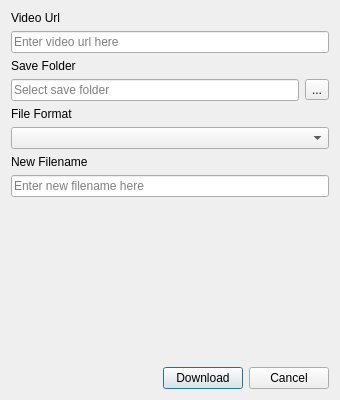
<?xml version="1.0" encoding="UTF-8"?>
<ui version="4.0">
 <class>DownloadDialog</class>
 <widget class="QDialog" name="DownloadDialog">
  <property name="geometry">
   <rect>
    <x>0</x>
    <y>0</y>
    <width>340</width>
    <height>400</height>
   </rect>
  </property>
  <property name="minimumSize">
   <size>
    <width>340</width>
    <height>400</height>
   </size>
  </property>
  <property name="maximumSize">
   <size>
    <width>340</width>
    <height>400</height>
   </size>
  </property>
  <property name="windowTitle">
   <string>Download</string>
  </property>
  <layout class="QVBoxLayout" name="verticalLayout">
   <item>
    <widget class="QLabel" name="lblVideoUrl">
     <property name="text">
      <string>Video Url</string>
     </property>
    </widget>
   </item>
   <item>
    <widget class="QLineEdit" name="txtVideoUrl">
     <property name="maximumSize">
      <size>
       <width>16777215</width>
       <height>16777215</height>
      </size>
     </property>
     <property name="placeholderText">
      <string>Enter video url here</string>
     </property>
    </widget>
   </item>
   <item>
    <widget class="QLabel" name="lblSaveFolder">
     <property name="text">
      <string>Save Folder</string>
     </property>
    </widget>
   </item>
   <item>
    <layout class="QHBoxLayout" name="horizontalLayout">
     <item>
      <widget class="QLineEdit" name="txtSaveFolder">
       <property name="readOnly">
        <bool>true</bool>
       </property>
       <property name="placeholderText">
        <string>Select save folder</string>
       </property>
      </widget>
     </item>
     <item>
      <widget class="QToolButton" name="btnSelectSaveFolder">
       <property name="toolTip">
        <string>Select Save Folder</string>
       </property>
       <property name="text">
        <string>...</string>
       </property>
      </widget>
     </item>
    </layout>
   </item>
   <item>
    <widget class="QLabel" name="lblFileFormat">
     <property name="text">
      <string>File Format</string>
     </property>
    </widget>
   </item>
   <item>
    <widget class="QComboBox" name="cmbFileFormat">
     <property name="placeholderText">
      <string>Select file format</string>
     </property>
     <item>
      <property name="text">
       <string>MP4</string>
      </property>
     </item>
     <item>
      <property name="text">
       <string>WEBM</string>
      </property>
     </item>
     <item>
      <property name="text">
       <string>MP3</string>
      </property>
     </item>
     <item>
      <property name="text">
       <string>OPUS</string>
      </property>
     </item>
     <item>
      <property name="text">
       <string>FLAC</string>
      </property>
     </item>
     <item>
      <property name="text">
       <string>WAV</string>
      </property>
     </item>
    </widget>
   </item>
   <item>
    <widget class="QLabel" name="lblNewFIlename">
     <property name="text">
      <string>New Filename</string>
     </property>
    </widget>
   </item>
   <item>
    <widget class="QLineEdit" name="txtNewFilename">
     <property name="placeholderText">
      <string>Enter new filename here</string>
     </property>
    </widget>
   </item>
   <item>
    <widget class="QLabel" name="lblError">
     <property name="styleSheet">
      <string notr="true">QLabel { color: rgb(250, 71, 55); }</string>
     </property>
     <property name="text">
      <string/>
     </property>
    </widget>
   </item>
   <item>
    <spacer name="verticalSpacer">
     <property name="orientation">
      <enum>Qt::Vertical</enum>
     </property>
     <property name="sizeHint" stdset="0">
      <size>
       <width>20</width>
       <height>40</height>
      </size>
     </property>
    </spacer>
   </item>
   <item>
    <layout class="QHBoxLayout" name="layoutBtns">
     <item>
      <spacer name="horizontalSpacer">
       <property name="orientation">
        <enum>Qt::Horizontal</enum>
       </property>
       <property name="sizeHint" stdset="0">
        <size>
         <width>40</width>
         <height>20</height>
        </size>
       </property>
      </spacer>
     </item>
     <item>
      <widget class="QPushButton" name="btnDownload">
       <property name="text">
        <string>Download</string>
       </property>
      </widget>
     </item>
     <item>
      <widget class="QPushButton" name="btnCancel">
       <property name="text">
        <string>Cancel</string>
       </property>
      </widget>
     </item>
    </layout>
   </item>
  </layout>
 </widget>
 <layoutdefault spacing="6" margin="11"/>
 <resources/>
 <connections/>
</ui>
